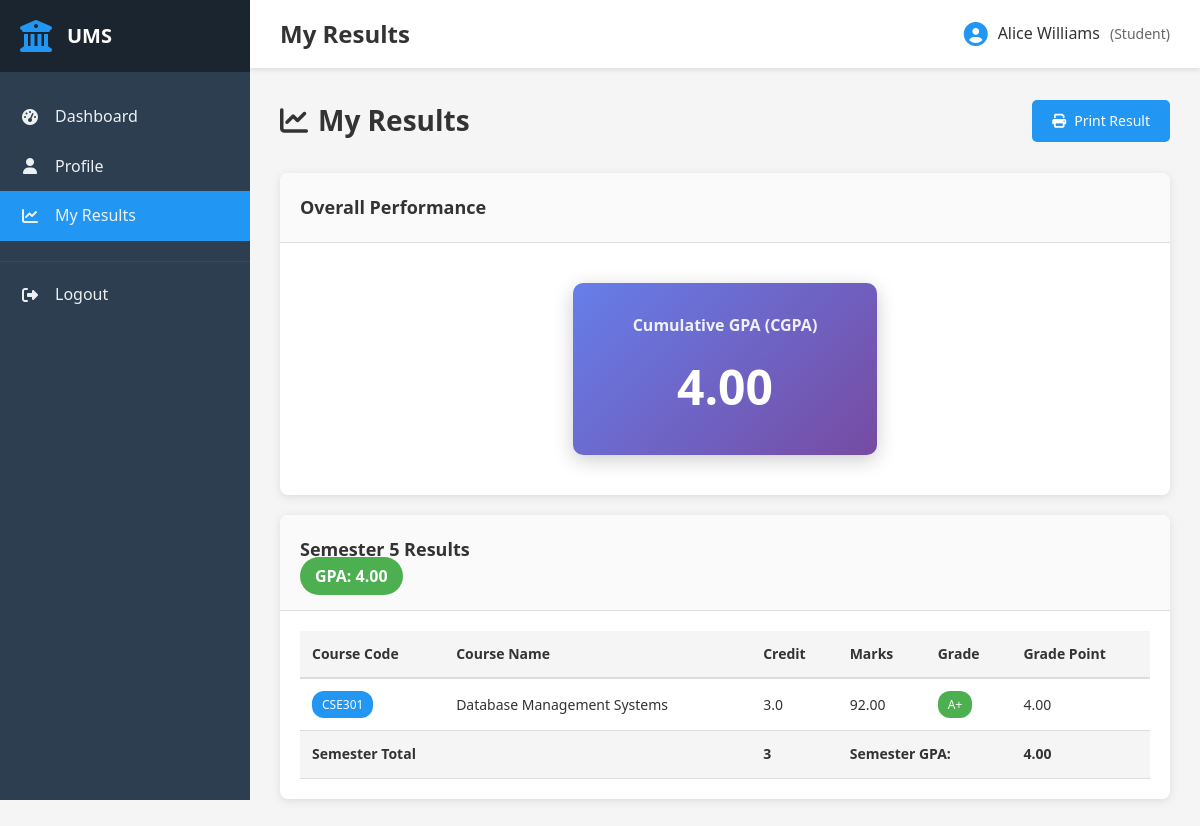
The app's page /student/results.php (signed in) with its own data.
### tables this page shows
CREATE TABLE results (
    id INT AUTO_INCREMENT PRIMARY KEY,
    student_id INT NOT NULL,
    course_id INT NOT NULL,
    marks DECIMAL(5,2) NOT NULL,
    grade VARCHAR(5),
    grade_point DECIMAL(3,2),
    faculty_id INT,
    semester INT NOT NULL,
    academic_year VARCHAR(10) NOT NULL,
    published TINYINT(1) DEFAULT 0,
    created_at TIMESTAMP DEFAULT CURRENT_TIMESTAMP,
    updated_at TIMESTAMP DEFAULT CURRENT_TIMESTAMP ON UPDATE CURRENT_TIMESTAMP,
    FOREIGN KEY (student_id) REFERENCES students(id) ON DELETE CASCADE,
    FOREIGN KEY (course_id) REFERENCES courses(id) ON DELETE CASCADE,
    FOREIGN KEY (faculty_id) REFERENCES faculty(id) ON DELETE SET NULL
);

CREATE TABLE courses (
    id INT AUTO_INCREMENT PRIMARY KEY,
    course_code VARCHAR(20) NOT NULL UNIQUE,
    course_name VARCHAR(150) NOT NULL,
    credit DECIMAL(3,1) NOT NULL,
    department_id INT,
    semester INT NOT NULL,
    created_at TIMESTAMP DEFAULT CURRENT_TIMESTAMP,
    FOREIGN KEY (department_id) REFERENCES departments(id) ON DELETE SET NULL
);

### includes/functions.php (called while the page is built, shortened)
<?php
function clean($data) {
    return htmlspecialchars($data, ENT_QUOTES, 'UTF-8');
}
function calculateGPA($conn, $student_id, $semester) {
    $stmt = $conn->prepare("
        SELECT r.grade_point, c.credit
        FROM results r
        JOIN courses c ON r.course_id = c.id
        WHERE r.student_id = ? AND r.semester = ? AND r.published = 1
    ");
    $stmt->bind_param("ii", $student_id, $semester);
    $stmt->execute();
    $result = $stmt->get_result();
    $total_points = 0;
    $total_credits = 0;
    while ($row = $result->fetch_assoc()) {
        $total_points += $row['grade_point'] * $row['credit'];
        $total_credits += $row['credit'];
    }
    return round($total_points / $total_credits, 2);
}
function calculateCGPA($conn, $student_id) {
    $stmt = $conn->prepare("
        SELECT r.grade_point, c.credit
        FROM results r
        JOIN courses c ON r.course_id = c.id
        WHERE r.student_id = ? AND r.published = 1
    ");
    $stmt->bind_param("i", $student_id);
    $stmt->execute();
    $result = $stmt->get_result();
    $total_points = 0;
    $total_credits = 0;
    while ($row = $result->fetch_assoc()) {
        $total_points += $row['grade_point'] * $row['credit'];
        $total_credits += $row['credit'];
    }
    return round($total_points / $total_credits, 2);
}
?>

### student/results.php (the view, shortened to what this page needs)
<?php
require_once __DIR__ . '/../includes/functions.php';
$stmt = $conn->prepare("SELECT * FROM students WHERE user_id = ?");
$stmt->bind_param("i", $_SESSION['user_id']);
$stmt->execute();
$result = $stmt->get_result();
$student_info = $result->fetch_assoc();
$student_id = $student_info['id'];
$stmt = $conn->prepare("
    SELECT r.*, c.course_code, c.course_name, c.credit, r.semester
    FROM results r
    JOIN courses c ON r.course_id = c.id
    WHERE r.student_id = ? AND r.published = 1
    ORDER BY r.semester DESC, c.course_code
");
$stmt->bind_param("i", $student_id);
$stmt->execute();
$all_results = $stmt->get_result();
$results_by_semester = [];
while ($row = $all_results->fetch_assoc()) {
    $sem = $row['semester'];
    if (!isset($results_by_semester[$sem])) {
        $results_by_semester[$sem] = [];
    }
    $results_by_semester[$sem][] = $row;
}
$cgpa = calculateCGPA($conn, $student_id);
include __DIR__ . '/../includes/header.php';
?>
<div class="page-header">
    <h2><i class="fas fa-chart-line"></i> My Results</h2>
    <a href="/student/print-result.php" class="btn btn-primary" target="_blank">
        <i class="fas fa-print"></i> Print Result
    </a>
</div>
<div class="content-card">
    <div class="card-header">
        <h3>Overall Performance</h3>
    </div>
    <div class="card-body">
        <div class="cgpa-display">
            <div class="cgpa-box">
                <h4>Cumulative GPA (CGPA)</h4>
                <div class="cgpa-value"><?php echo number_format($cgpa, 2); ?></div>
            </div>
        </div>
    </div>
</div>
<?php foreach ($results_by_semester as $semester => $results): ?>
<div class="content-card">
    <div class="card-header">
        <h3>Semester <?php echo $semester; ?> Results</h3>
        <span class="semester-gpa">
            GPA: <?php echo number_format(calculateGPA($conn, $student_id, $semester), 2); ?>
        </span>
    </div>
    <div class="card-body">
        <div class="table-responsive">
            <table class="data-table">
                <thead>
                    <tr>
                        <th>Course Code</th>
                        <th>Course Name</th>
                        <th>Credit</th>
                        <th>Marks</th>
                        <th>Grade</th>
                        <th>Grade Point</th>
                    </tr>
                </thead>
                <tbody>
                    <?php
                    $total_points = 0;
                    $total_credits = 0;
                    foreach ($results as $result):
                        $total_points += $result['grade_point'] * $result['credit'];
                        $total_credits += $result['credit'];
                    ?>
                    <tr>
                        <td><span class="badge badge-primary"><?php echo clean($result['course_code']); ?></span></td>
                        <td><?php echo clean($result['course_name']); ?></td>
                        <td><?php echo $result['credit']; ?></td>
                        <td><?php echo $result['marks']; ?></td>
                        <td>
                            <span class="badge badge-<?php echo $result['grade'] == 'F' ? 'danger' : 'success'; ?>">
                                <?php echo clean($result['grade']); ?>
                            </span>
                        </td>
                        <td><?php echo $result['grade_point']; ?></td>
                    </tr>
                    <?php endforeach; ?>
                    <tr class="total-row">
                        <td colspan="2"><strong>Semester Total</strong></td>
                        <td><strong><?php echo $total_credits; ?></strong></td>
                        <td colspan="2"><strong>Semester GPA:</strong></td>
                        <td><strong><?php echo number_format($total_credits > 0 ? $total_points / $total_credits : 0, 2); ?></strong></td>
                    </tr>
                </tbody>
            </table>
        </div>
    </div>
</div>
<?php endforeach; ?>
<?php include __DIR__ . '/../includes/footer.php'; ?>

### assets/css/style.css (style rules this page uses)
* { margin: 0; padding: 0; box-sizing: border-box; }
:root { --primary-color: #2196F3; --secondary-color: #1976D2; --success-color: #4CAF50; --danger-color: #f44336; --warning-color: #FF9800; --info-color: #00BCD4; --dark-color: #333; --light-color: #f5f5f5; --border-color: #ddd; --sidebar-width: 250px; }
body { font-family: 'Segoe UI', Tahoma, Geneva, Verdana, sans-serif; background: #f5f5f5; color: #333; line-height: 1.6; }
.content-card { background: white; border-radius: 8px; box-shadow: 0 2px 10px rgba(0,0,0,0.1); margin-bottom: 20px; overflow: hidden; }
.card-header { padding: 20px; border-bottom: 1px solid var(--border-color); background: #fafafa; }
.card-header h3 { font-size: 18px; font-weight: 600; color: var(--dark-color); display: flex; align-items: center; gap: 10px; }
.card-body { padding: 20px; }
.table-responsive { overflow-x: auto; }
.data-table { width: 100%; border-collapse: collapse; font-size: 14px; }
.data-table thead { background: #f5f5f5; }
.data-table th { padding: 12px; text-align: left; font-weight: 600; color: var(--dark-color); border-bottom: 2px solid var(--border-color); }
.data-table td { padding: 12px; border-bottom: 1px solid var(--border-color); }
.total-row { background: #f5f5f5 !important; font-weight: 600; }
.btn { padding: 10px 20px; border: none; border-radius: 5px; font-size: 14px; cursor: pointer; display: inline-flex; align-items: center; gap: 8px; transition: all 0.3s ease; text-decoration: none; font-weight: 500; }
.btn-primary { background: var(--primary-color); color: white; }
.badge { display: inline-block; padding: 4px 10px; border-radius: 12px; font-size: 12px; font-weight: 500; }
.badge-primary { background: var(--primary-color); color: white; }
.badge-success { background: var(--success-color); color: white; }
.page-header { display: flex; justify-content: space-between; align-items: center; margin-bottom: 30px; }
.page-header h2 { font-size: 28px; color: var(--dark-color); display: flex; align-items: center; gap: 10px; }
.cgpa-display { display: flex; justify-content: center; padding: 20px; }
.cgpa-box { text-align: center; background: linear-gradient(135deg, #667eea 0%, #764ba2 100%); color: white; padding: 30px 60px; border-radius: 10px; box-shadow: 0 5px 20px rgba(0,0,0,0.2); }
.cgpa-box h4 { font-size: 16px; margin-bottom: 10px; opacity: 0.9; }
.cgpa-value { font-size: 48px; font-weight: bold; }
.semester-gpa { background: var(--success-color); color: white; padding: 8px 15px; border-radius: 20px; font-weight: 600; }

### records on screen
results: course.course_code "CSE301", course.course_name "Database Management Systems", course.credit "3.0", marks "92.00", grade "A+", grade_point "4.00"

### other values on screen
$page_title "My Results"
$_SESSION['name'] "Alice Williams"
$_SESSION['role'] "Student"
$cgpa "4.00"
$semester "5"
calculateGPA($conn, $student_id, $semester) "4.00"
$total_credits "3"
$total_credits > 0 ? $total_points / $total_credits : 0 "4.00"
